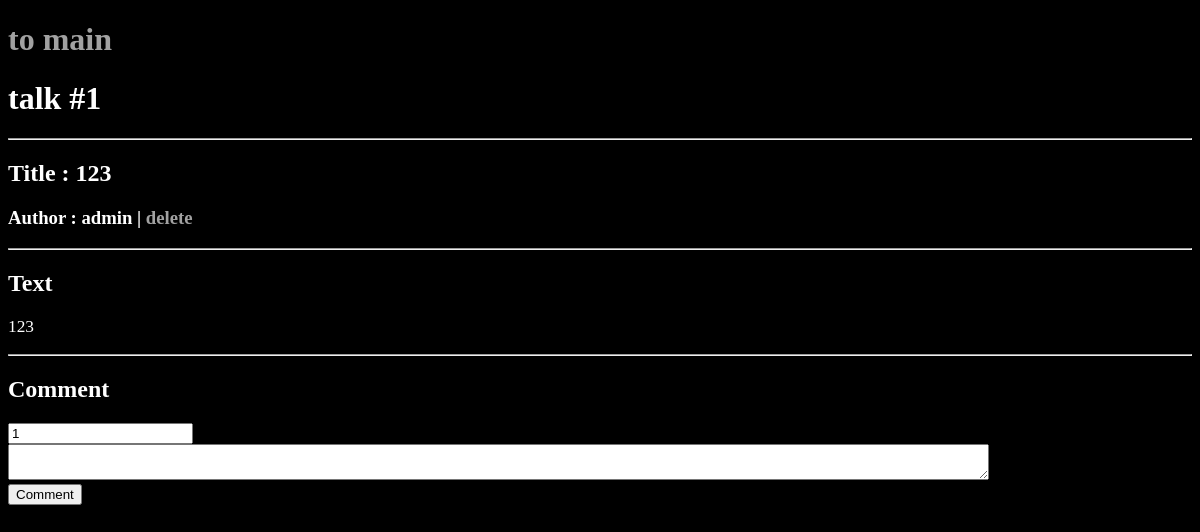
Page /talk/1 (signed in) on the earlier database version.
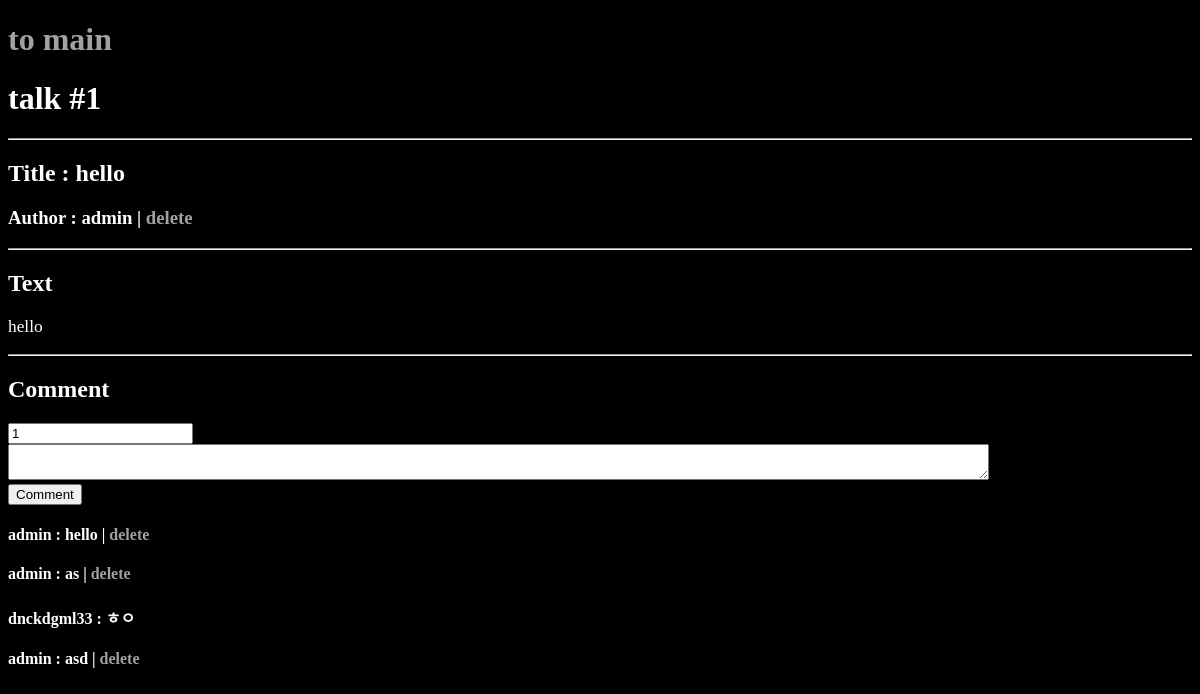
Same page on the later database version.
### tables this page shows
CREATE TABLE board (
  board_num integer primary key autoincrement,
  board_name string not null,
  board_text string not null,
  board_who string not null
);

CREATE TABLE comment (
  comment_num integer primary key autoincrement,
  comment_text string not null,
  comment_who string not null,
  comment_N integer
);

### GPSR.py (the view)
@app.route('/talk/<board_num>', methods=['GET','POST'])
def talk_view(board_num):
    talk = query_db('select * from board where board_num is ?', [board_num])
    comment_list=query_db('select * from comment')
    return render_template('/talk/talk_view.html',talk=talk, who_id=g.user['user_id'],comment_list=comment_list)

### GPSR.py (called while the page is built)
def connect_db():
    return sqlite3.connect(app.config['DATABASE'])

def query_db(query, args=(), one=False):
    cur = g.db.execute(query, args)
    rv = [dict((cur.description[idx][0], value)
               for idx, value in enumerate(row)) for row in cur.fetchall()]
    return (rv[0] if rv else None) if one else rv

@app.before_request
def before_request():
    g.db = connect_db()
    g.user = None
    if 'user_num' in session:
        g.user = query_db('select * from user where user_num = ?',
                          [session['user_num']], one=True)

@app.teardown_request
def teardown_request(exception):
    if hasattr(g, 'db'):
        g.db.close()

### templates/talk/talk_view.html (shortened to what this page needs)
<!doctype html>
<link rel=stylesheet type=text/css href="{{ url_for('static', filename='style.css') }}">
<html>
    <head>
    </head>
    <body>
        <h1><strong><a href="{{ url_for('home') }}">to main</a></strong></h1>
        {% if talk %}
        <h1>talk #{{talk[0].board_num}}</h1>
        <hr>
        <h2>Title : {{talk[0].board_name}}</h2>
        <h3>Author : {{talk[0].board_who}}
            {% if talk[0].board_who == who_id %} |
            <a href="{{url_for('talk_delete',board_num=talk[0].board_num)}}">delete</a>
            {% endif %}
        </h3>
        <hr>
        <h2>Text</h2>
        <pre>{{talk[0].board_text}}</pre>
        {% else %}
        <h3>There is no problem</h3>
        {% endif %}
        <hr>
        <form action="/comment/add" method=post>
            <h2>Comment</h2>
            <input type=number name=board_num size=10 value={{talk[0].board_num}} readonly>
            <br>
            <textarea name=comment_text cols="120" rows="2"></textarea>
            <br/>
            <button type="submit">Comment</button>
        </form>
        {% for i in comment_list %}
            {% if i.comment_N == talk[0].board_num %}
                <h4>{{i.comment_who}} : {{ i.comment_text }}
                    {% if i.comment_who == who_id %} |
                    <a href="{{url_for('comment_delete',comment_num=i.comment_num,board_num=talk[0].board_num)}}">delete</a>
                    {% endif %}
                    </h4>
            {% endif %}
        {% endfor %}
    </body>
</html>

Differences in the rows shown:
changed board "admin": board_name "123" → "hello"; board_text "123" → "hello"
added comment: comment_who "admin", comment_text "hello"
added comment: comment_who "admin", comment_text "as"
added comment: comment_who "dnckdgml33", comment_text "ㅎㅇ"
added comment: comment_who "admin", comment_text "asd"
